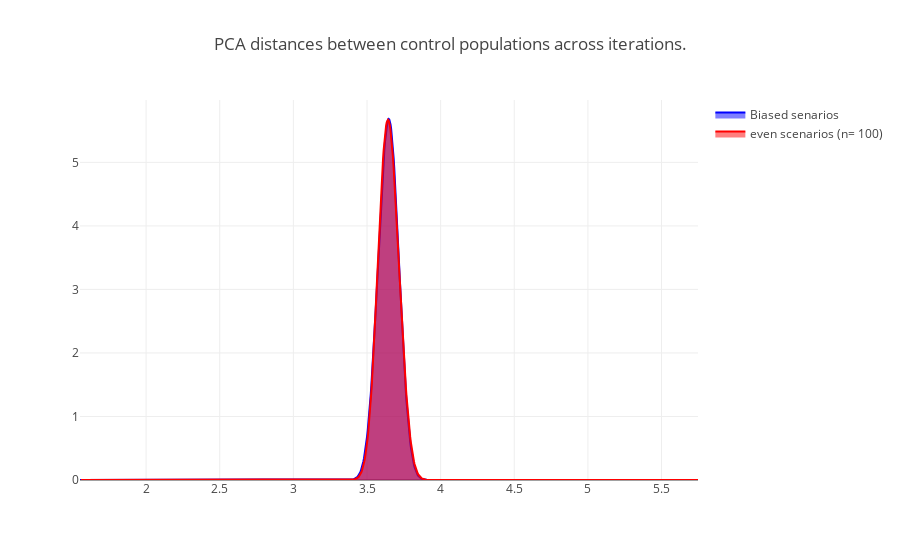

The notebook cell saved with this chart:
### Code cell
### Distribution of feature space distances between control populations for even and biased scenarios
from sklearn.neighbors import KernelDensity

###
lengths_pallette= [150]
include= [x for x in range(len(fst_store)) if fst_store[x] <= 1 and fst_store[x] >= 0 and lengths_vector[x] in lengths_pallette]
###

X_plot = np.linspace(min(control_bias_distances) - 2, max(control_bias_distances) + 2, 1000)

kde = KernelDensity(kernel='gaussian', bandwidth=0.05).fit(np.array(control_bias_distances).reshape(-1,1))

log_dens = kde.score_samples(X_plot.reshape(-1,1))

fig_roost_dens= [go.Scatter(x=X_plot, y=np.exp(log_dens), 
                            mode='lines', fill='tozeroy', name= 'Biased senarios',
                            line=dict(color='blue', width=2))]
##
X_plot = np.linspace(min(control_even_distances) - 2, max(control_even_distances) + 2, 1000)

kde = KernelDensity(kernel='gaussian', bandwidth=0.05).fit(np.array(control_even_distances).reshape(-1,1))

log_dens = kde.score_samples(X_plot.reshape(-1,1))

fig_roost_dens.append(go.Scatter(x=X_plot, y=np.exp(log_dens), 
                            mode='lines', fill='tozeroy', name= 'even scenarios (n= {})'.format(N_sims),
                            line=dict(color='red', width=2)))

##

layout= go.Layout(
    title= 'PCA distances between control populations across iterations.'
)

fig = go.Figure(data=fig_roost_dens, layout= layout)
iplot(fig)

### Figure 1 — Plotly figure (JSON) as saved in the notebook; plotly's stock layout.template omitted (floating-point values rounded to 4 significant figures; data arrays with more than 128 entries replaced by an {"elided": "..."} marker saying what was removed)
{"data": [{"fill": "tozeroy", "line": {"color": "blue", "width": 2}, "mode": "lines", "name": "Biased senarios", "type": "scatter", "x": {"elided": "1000 float values"}, "y": {"elided": "1000 float values"}}, {"fill": "tozeroy", "line": {"color": "red", "width": 2}, "mode": "lines", "name": "even scenarios (n= 100)", "type": "scatter", "x": {"elided": "1000 float values"}, "y": {"elided": "1000 float values"}}], "layout": {"title": "PCA distances between control populations across iterations."}}
